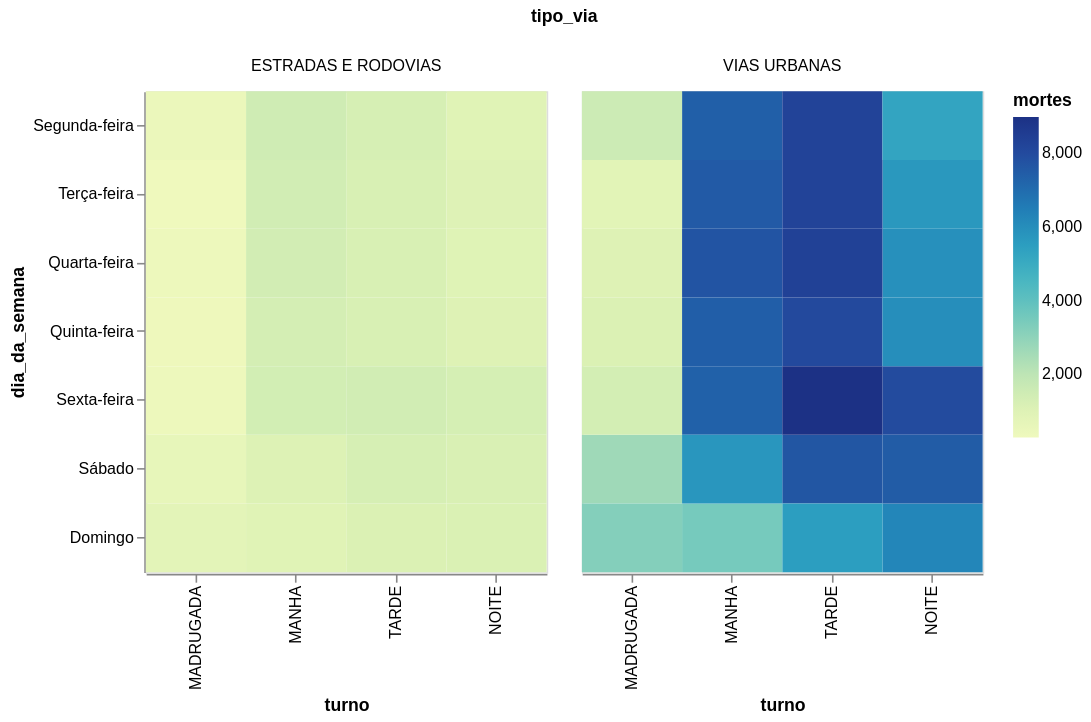

Source (notebook cell):
### Code cell
sinistros.filter(pl.col('tipo_via') != 'NAO DISPONIVEL') \
    .filter(pl.col('acidente_fatal') == 'NAO') \
    .group_by('dia_da_semana', 'tipo_via', 'turno').agg(pl.len().alias('mortes')) \
    .plot.rect(x=alt.X(**get_col_order('turno')), color='mortes', y=alt.Y(**get_col_order('dia_da_semana')), column='tipo_via').properties(height=300, width=250)

### Figure 1 — Vega-Lite specification as saved in the notebook (floating-point values rounded to 4 significant figures)
{"config": {"view": {"continuousWidth": 300, "continuousHeight": 300}}, "data": {"name": "data-6b373b596b70050d784bf78530fc6b4d"}, "mark": {"type": "rect", "tooltip": true}, "encoding": {"color": {"field": "mortes", "type": "quantitative"}, "column": {"field": "tipo_via", "type": "nominal"}, "x": {"field": "turno", "sort": ["MADRUGADA", "MANHA", "TARDE", "NOITE"]}, "y": {"field": "dia_da_semana", "sort": ["Segunda-feira", "Terça-feira", "Quarta-feira", "Quinta-feira", "Sexta-feira", "Sábado", "Domingo"]}}, "height": 300, "params": [{"name": "param_1e9efca18e7a2868", "select": {"type": "interval", "encodings": ["x", "y"]}, "bind": "scales"}], "width": 250, "$schema": "https://vega.github.io/schema/vega-lite/v6.4.1.json", "datasets": {"data-6b373b596b70050d784bf78530fc6b4d": [{"dia_da_semana": "Terça-feira", "tipo_via": "VIAS URBANAS", "turno": "NOITE", "mortes": 5693}, {"dia_da_semana": "Sábado", "tipo_via": "VIAS URBANAS", "turno": "MADRUGADA", "mortes": 2661}, {"dia_da_semana": "Sábado", "tipo_via": "ESTRADAS E RODOVIAS", "turno": "MADRUGADA", "mortes": 626}, {"dia_da_semana": "Sexta-feira", "tipo_via": "VIAS URBANAS", "turno": "MANHA", "mortes": 7310}, {"dia_da_semana": "Domingo", "tipo_via": "ESTRADAS E RODOVIAS", "turno": "NOITE", "mortes": 1182}, {"dia_da_semana": "Sábado", "tipo_via": "ESTRADAS E RODOVIAS", "turno": "NOITE", "mortes": 1229}, {"dia_da_semana": "Sábado", "tipo_via": "VIAS URBANAS", "turno": "TARDE", "mortes": 7650}, {"dia_da_semana": "Quarta-feira", "tipo_via": "ESTRADAS E RODOVIAS", "turno": "MANHA", "mortes": 1434}, {"dia_da_semana": "Quinta-feira", "tipo_via": "ESTRADAS E RODOVIAS", "turno": "NOITE", "mortes": 1047}, {"dia_da_semana": "Domingo", "tipo_via": "VIAS URBANAS", "turno": "NOITE", "mortes": 6241}, {"dia_da_semana": "Sexta-feira", "tipo_via": "ESTRADAS E RODOVIAS", "turno": "TARDE", "mortes": 1459}, {"dia_da_semana": "Sexta-feira", "tipo_via": "VIAS URBANAS", "turno": "NOITE", "mortes": 7998}, {"dia_da_semana": "Terça-feira", "tipo_via": "ESTRADAS E RODOVIAS", "turno": "TARDE", "mortes": 1254}, {"dia_da_semana": "Sexta-feira", "tipo_via": "ESTRADAS E RODOVIAS", "turno": "MADRUGADA", "mortes": 366}, {"dia_da_semana": "Quinta-feira", "tipo_via": "ESTRADAS E RODOVIAS", "turno": "MANHA", "mortes": 1374}, {"dia_da_semana": "Quarta-feira", "tipo_via": "VIAS URBANAS", "turno": "NOITE", "mortes": 5928}, {"dia_da_semana": "Segunda-feira", "tipo_via": "ESTRADAS E RODOVIAS", "turno": "NOITE", "mortes": 931}, {"dia_da_semana": "Quinta-feira", "tipo_via": "VIAS URBANAS", "turno": "TARDE", "mortes": 8036}, {"dia_da_semana": "Segunda-feira", "tipo_via": "ESTRADAS E RODOVIAS", "turno": "MANHA", "mortes": 1510}, {"dia_da_semana": "Domingo", "tipo_via": "ESTRADAS E RODOVIAS", "turno": "MANHA", "mortes": 941}, {"dia_da_semana": "Sábado", "tipo_via": "ESTRADAS E RODOVIAS", "turno": "MANHA", "mortes": 1088}, {"dia_da_semana": "Sábado", "tipo_via": "VIAS URBANAS", "turno": "NOITE", "mortes": 7467}, {"dia_da_semana": "Terça-feira", "tipo_via": "ESTRADAS E RODOVIAS", "turno": "MANHA", "mortes": 1451}, {"dia_da_semana": "Terça-feira", "tipo_via": "VIAS URBANAS", "turno": "TARDE", "mortes": 8247}, {"dia_da_semana": "Domingo", "tipo_via": "ESTRADAS E RODOVIAS", "turno": "MADRUGADA", "mortes": 798}, {"dia_da_semana": "Sexta-feira", "tipo_via": "ESTRADAS E RODOVIAS", "turno": "NOITE", "mortes": 1337}, {"dia_da_semana": "Quarta-feira", "tipo_via": "VIAS URBANAS", "turno": "MADRUGADA", "mortes": 1028}, {"dia_da_semana": "Segunda-feira", "tipo_via": "ESTRADAS E RODOVIAS", "turno": "MADRUGADA", "mortes": 479}, {"dia_da_semana": "Quarta-feira", "tipo_via": "ESTRADAS E RODOVIAS", "turno": "NOITE", "mortes": 992}, {"dia_da_semana": "Segunda-feira", "tipo_via": "ESTRADAS E RODOVIAS", "turno": "TARDE", "mortes": 1294}, {"dia_da_semana": "Quarta-feira", "tipo_via": "VIAS URBANAS", "turno": "MANHA", "mortes": 7699}, {"dia_da_semana": "Sexta-feira", "tipo_via": "VIAS URBANAS", "turno": "MADRUGADA", "mortes": 1389}, {"dia_da_semana": "Quinta-feira", "tipo_via": "VIAS URBANAS", "turno": "MADRUGADA", "mortes": 1163}, {"dia_da_semana": "Quinta-feira", "tipo_via": "ESTRADAS E RODOVIAS", "turno": "MADRUGADA", "mortes": 357}, {"dia_da_semana": "Quarta-feira", "tipo_via": "ESTRADAS E RODOVIAS", "turno": "MADRUGADA", "mortes": 364}, {"dia_da_semana": "Domingo", "tipo_via": "ESTRADAS E RODOVIAS", "turno": "TARDE", "mortes": 1172}, {"dia_da_semana": "Domingo", "tipo_via": "VIAS URBANAS", "turno": "TARDE", "mortes": 5513}, {"dia_da_semana": "Segunda-feira", "tipo_via": "VIAS URBANAS", "turno": "MANHA", "mortes": 7371}, {"dia_da_semana": "Quinta-feira", "tipo_via": "VIAS URBANAS", "turno": "NOITE", "mortes": 6008}, {"dia_da_semana": "Terça-feira", "tipo_via": "VIAS URBANAS", "turno": "MANHA", "mortes": 7512}, {"dia_da_semana": "Terça-feira", "tipo_via": "ESTRADAS E RODOVIAS", "turno": "NOITE", "mortes": 1014}, {"dia_da_semana": "Quarta-feira", "tipo_via": "ESTRADAS E RODOVIAS", "turno": "TARDE", "mortes": 1238}, {"dia_da_semana": "Terça-feira", "tipo_via": "VIAS URBANAS", "turno": "MADRUGADA", "mortes": 838}, {"dia_da_semana": "Quarta-feira", "tipo_via": "VIAS URBANAS", "turno": "TARDE", "mortes": 8350}, {"dia_da_semana": "Sexta-feira", "tipo_via": "ESTRADAS E RODOVIAS", "turno": "MANHA", "mortes": 1408}, {"dia_da_semana": "Sexta-feira", "tipo_via": "VIAS URBANAS", "turno": "TARDE", "mortes": 8975}, {"dia_da_semana": "Terça-feira", "tipo_via": "ESTRADAS E RODOVIAS", "turno": "MADRUGADA", "mortes": 292}, {"dia_da_semana": "Sábado", "tipo_via": "ESTRADAS E RODOVIAS", "turno": "TARDE", "mortes": 1301}, {"dia_da_semana": "Quinta-feira", "tipo_via": "VIAS URBANAS", "turno": "MANHA", "mortes": 7384}, {"dia_da_semana": "Domingo", "tipo_via": "VIAS URBANAS", "turno": "MANHA", "mortes": 3507}, {"dia_da_semana": "Segunda-feira", "tipo_via": "VIAS URBANAS", "turno": "TARDE", "mortes": 8245}, {"dia_da_semana": "Segunda-feira", "tipo_via": "VIAS URBANAS", "turno": "NOITE", "mortes": 5272}, {"dia_da_semana": "Quinta-feira", "tipo_via": "ESTRADAS E RODOVIAS", "turno": "TARDE", "mortes": 1236}, {"dia_da_semana": "Sábado", "tipo_via": "VIAS URBANAS", "turno": "MANHA", "mortes": 5736}, {"dia_da_semana": "Domingo", "tipo_via": "VIAS URBANAS", "turno": "MADRUGADA", "mortes": 3224}, {"dia_da_semana": "Segunda-feira", "tipo_via": "VIAS URBANAS", "turno": "MADRUGADA", "mortes": 1606}]}}
